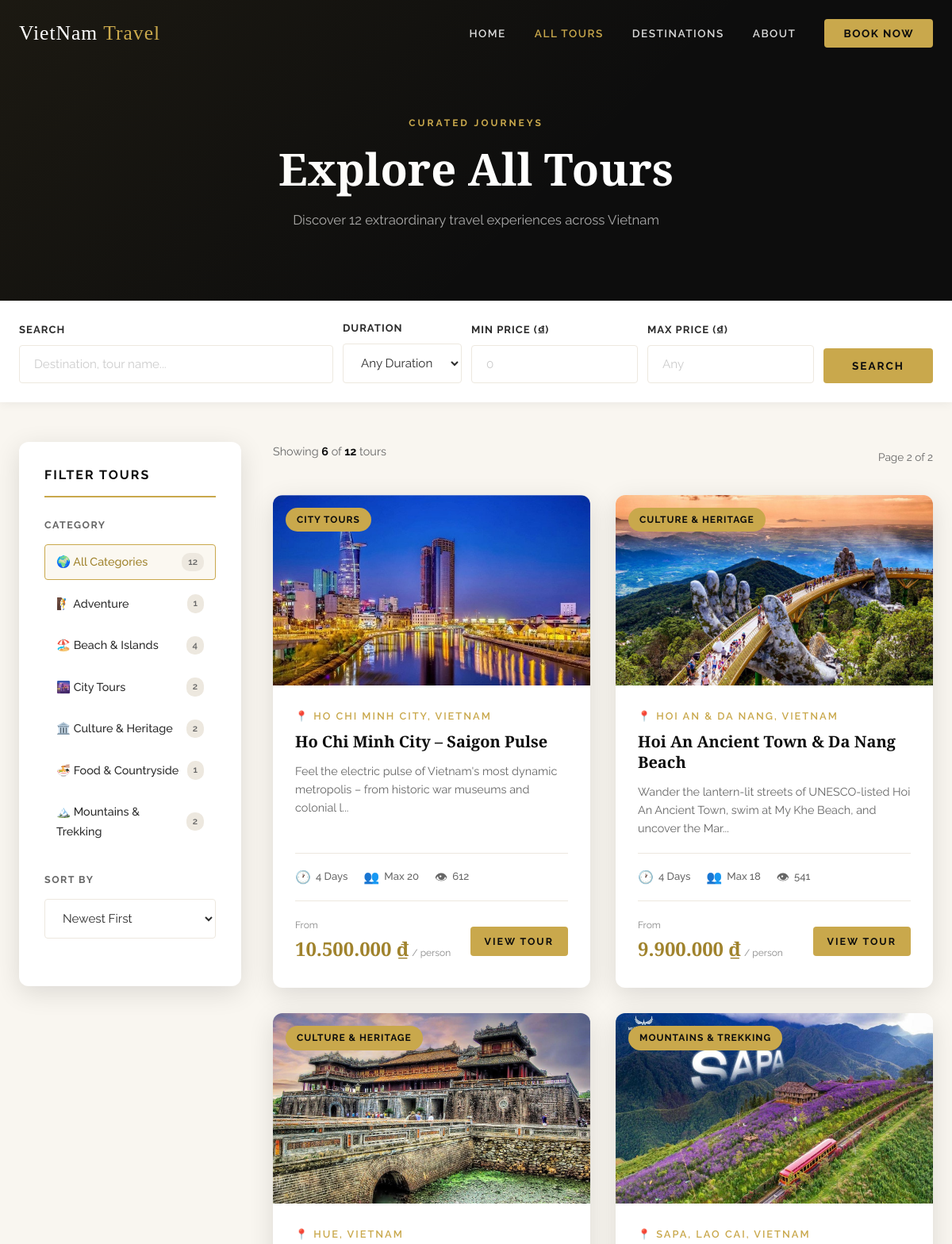
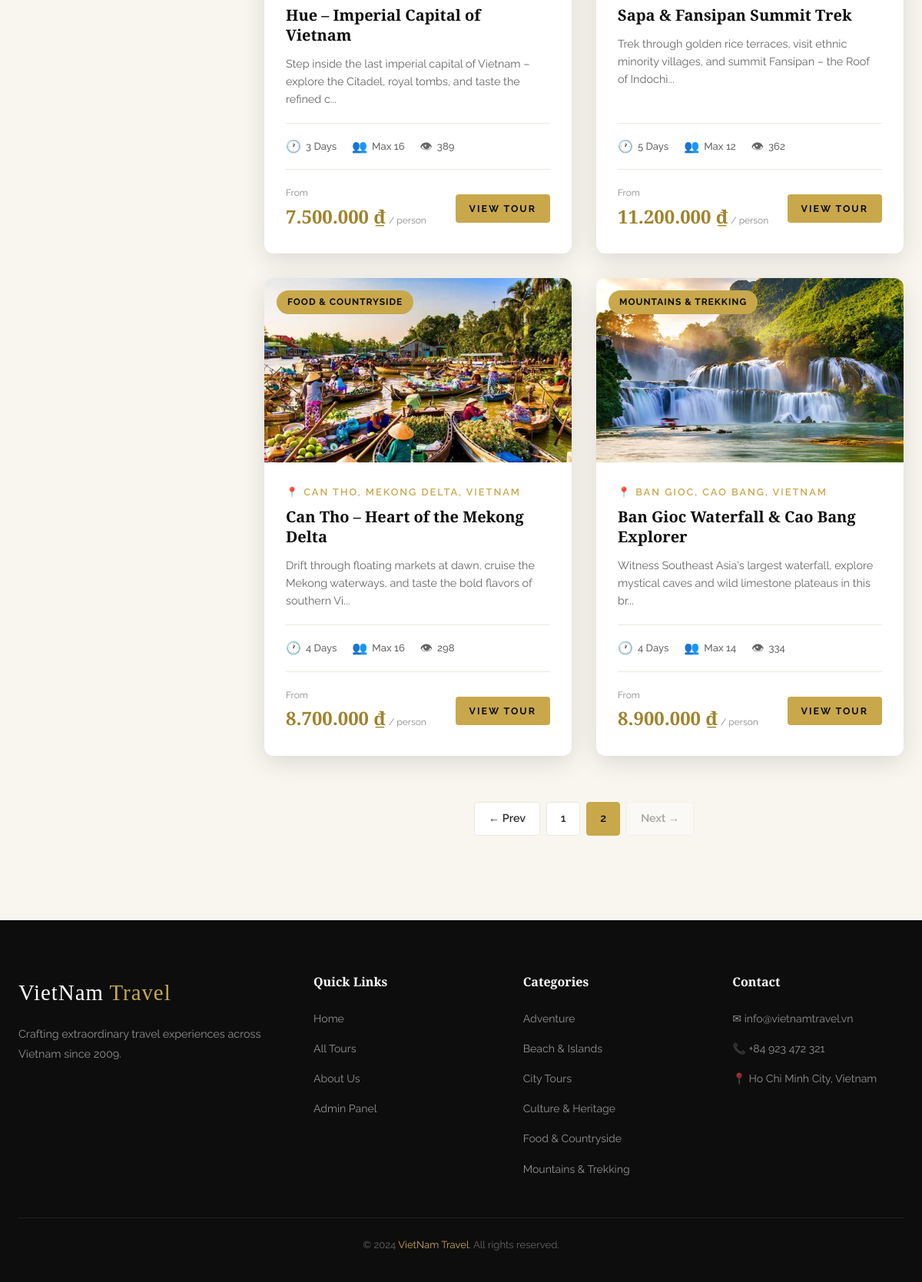
The app's page /tours.php?page=2 with its own data (2 pictures, top to bottom).
### tables this page shows
CREATE TABLE IF NOT EXISTS categories (
    id          INT AUTO_INCREMENT PRIMARY KEY,
    name        VARCHAR(100) NOT NULL UNIQUE,
    slug        VARCHAR(100) NOT NULL UNIQUE,
    description TEXT,
    icon        VARCHAR(10) DEFAULT '✈️',
    created_at  TIMESTAMP DEFAULT CURRENT_TIMESTAMP
);

CREATE TABLE IF NOT EXISTS tours (
    id           INT AUTO_INCREMENT PRIMARY KEY,
    title        VARCHAR(255) NOT NULL,
    slug         VARCHAR(255) NOT NULL UNIQUE,
    description  TEXT NOT NULL,
    content      TEXT,
    price        BIGINT NOT NULL DEFAULT 0,
    duration     INT NOT NULL DEFAULT 1,
    max_people   INT NOT NULL DEFAULT 10,
    destination  VARCHAR(255) NOT NULL,
    category_id  INT NOT NULL,
    image_url    VARCHAR(255),
    status       ENUM('active','inactive') DEFAULT 'active',
    views        INT DEFAULT 0,
    created_at   TIMESTAMP DEFAULT CURRENT_TIMESTAMP,
    updated_at   TIMESTAMP DEFAULT CURRENT_TIMESTAMP ON UPDATE CURRENT_TIMESTAMP,
    FOREIGN KEY (category_id) REFERENCES categories(id) ON DELETE CASCADE
);

### tours.php (the view, shortened to what this page needs)
<?php
include 'includes/db-connect.php';
$search    = isset($_GET['search'])    ? trim($_GET['search'])    : '';
$cat_id    = isset($_GET['category'])  ? (int)$_GET['category']   : 0;
$sort      = isset($_GET['sort'])      ? trim($_GET['sort'])       : 'newest';
$min_price = isset($_GET['min_price']) ? (int)$_GET['min_price']   : 0;
$max_price = isset($_GET['max_price']) ? (int)$_GET['max_price']   : 0;
$per_page     = 6;
$current_page = max(1, isset($_GET['page']) ? (int)$_GET['page'] : 1);
$where = "WHERE t.status = 'active'";
$order = "t.created_at DESC";
$total_row   = mysqli_fetch_assoc(mysqli_query($conn, "SELECT COUNT(*) as total FROM tours t JOIN categories c ON t.category_id = c.id $where"));
$total       = $total_row['total'];
$total_pages = max(1, ceil($total / $per_page));
$offset      = ($current_page - 1) * $per_page;
$result      = mysqli_query($conn, "SELECT t.*, c.name as cat_name FROM tours t JOIN categories c ON t.category_id = c.id $where ORDER BY $order LIMIT $per_page OFFSET $offset");
$cat_result  = mysqli_query($conn, "SELECT id, name, icon FROM categories ORDER BY name");
function buildQuery($extra = []) { $base = $_GET; unset($base['page']); return http_build_query(array_merge($base, $extra)); }
?>
<!DOCTYPE html>
<html lang="en">
<head>
    <link rel="stylesheet" href="css/style.css">
</head>
<body>
<?php include 'includes/navbar.php'; ?>
<div class="page-hero">
    <div class="container">
        <span class="section-label">Curated Journeys</span>
        <h1>Explore All Tours</h1>
        <p>Discover <?php echo $total; ?> extraordinary travel experiences across Vietnam</p>
    </div>
</div>
<div style="background:var(--white);padding:24px 0;box-shadow:0 2px 12px rgba(0,0,0,0.06);">
    <div class="container">
        <form method="GET" action="tours.php" style="display:flex;gap:12px;flex-wrap:wrap;align-items:flex-end;">
            <div class="form-group" style="margin:0;flex:1;min-width:200px;">
                <label>Search</label>
                <input type="text" name="search" class="form-control" placeholder="Destination, tour name..." value="<?php echo htmlspecialchars($search); ?>">
            </div>
            <div class="form-group" style="margin:0;min-width:150px;">
                <label>Duration</label>
                <select name="duration" class="form-control">
                    <option value="">Any Duration</option>
                </select>
            </div>
            <div class="form-group" style="margin:0;min-width:130px;">
                <label>Min Price (₫)</label>
                <input type="number" name="min_price" class="form-control" placeholder="0" value="<?php echo $min_price ?: ''; ?>">
            </div>
            <div class="form-group" style="margin:0;min-width:130px;">
                <label>Max Price (₫)</label>
                <input type="number" name="max_price" class="form-control" placeholder="Any" value="<?php echo $max_price ?: ''; ?>">
            </div>
            <button type="submit" class="btn btn-gold">Search</button>
        </form>
    </div>
</div>
<section class="section" style="padding-top:50px;">
    <div class="container">
        <div class="tours-layout">
            <aside class="filter-sidebar">
                <h3>Filter Tours</h3>
                <div class="filter-section">
                    <div class="filter-section-title">Category</div>
                    <ul class="category-filter-list">
                        <li>
                            <a href="tours.php?<?php echo buildQuery(['category'=>'']); ?>" class="<?php echo !$cat_id?'active':''; ?>">
                                🌍 All Categories <span class="cat-count-badge"><?php echo $total; ?></span>
                            </a>
                        </li>
                        <?php
                        mysqli_data_seek($cat_result, 0);
                        while ($cat = mysqli_fetch_assoc($cat_result)):
                            $cn = mysqli_fetch_assoc(mysqli_query($conn, "SELECT COUNT(*) as n FROM tours WHERE category_id={$cat['id']} AND status='active'"));
                        ?>
                        <li>
                            <a href="tours.php?<?php echo buildQuery(['category'=>$cat['id']]); ?>" class="<?php echo $cat_id==$cat['id']?'active':''; ?>">
                                <?php echo $cat['icon']; ?> <?php echo htmlspecialchars($cat['name']); ?>
                                <span class="cat-count-badge"><?php echo $cn['n']; ?></span>
                            </a>
                        </li>
                        <?php endwhile; ?>
                    </ul>
                </div>
                <div class="filter-section">
                    <div class="filter-section-title">Sort By</div>
                    <form method="GET" id="sortForm">
                        <select name="sort" class="form-control" onchange="document.getElementById('sortForm').submit()">
                            <option value="newest"     <?php echo $sort==='newest'    ?'selected':''; ?>>Newest First</option>
                        </select>
                    </form>
                </div>
            </aside>
            <div>
                <div class="results-header">
                    <p class="results-count">
                        Showing <strong><?php echo min($per_page, max(0,$total-$offset)); ?></strong> of <strong><?php echo $total; ?></strong> tours
                    </p>
                    <span style="font-size:0.85rem;color:var(--text-light);">Page <?php echo $current_page; ?> of <?php echo $total_pages; ?></span>
                </div>
                <?php if ($total > 0): ?>
                <div class="tours-grid">
                    <?php while ($tour = mysqli_fetch_assoc($result)): ?>
                    <div class="tour-card">
                        <div class="tour-card-image">
                            <img src="<?php echo htmlspecialchars($tour['image_url']); ?>" alt="<?php echo htmlspecialchars($tour['title']); ?>" loading="lazy">
                            <span class="tour-card-badge"><?php echo htmlspecialchars($tour['cat_name']); ?></span>
                        </div>
                        <div class="tour-card-body">
                            <div class="tour-card-destination">📍 <?php echo htmlspecialchars($tour['destination']); ?></div>
                            <h3 class="tour-card-title"><?php echo htmlspecialchars($tour['title']); ?></h3>
                            <p class="tour-card-excerpt"><?php echo substr(htmlspecialchars($tour['description']), 0, 110) . '...'; ?></p>
                            <div class="tour-card-meta">
                                <div class="tour-meta-item"><span class="icon">🕐</span><?php echo $tour['duration']; ?> Days</div>
                                <div class="tour-meta-item"><span class="icon">👥</span>Max <?php echo $tour['max_people']; ?></div>
                                <div class="tour-meta-item"><span class="icon">👁</span><?php echo number_format($tour['views']); ?></div>
                            </div>
                            <div class="tour-card-footer">
                                <div class="tour-price">
                                    <span class="from">From</span>
                                    <span class="amount"><?php echo number_format($tour['price'], 0, ',', '.'); ?> ₫</span>
                                    <span class="per">/ person</span>
                                </div>
                                <a href="tour-detail.php?id=<?php echo $tour['id']; ?>" class="btn btn-gold btn-sm">View Tour</a>
                            </div>
                        </div>
                    </div>
                    <?php endwhile; ?>
                </div>
                <?php if ($total_pages > 1): ?>
                <div class="pagination">
                    <?php if ($current_page > 1): ?><a href="?<?php echo buildQuery(['page'=>$current_page-1]); ?>" class="page-link wide">← Prev</a><?php else: ?><span class="page-link wide disabled">← Prev</span><?php endif; ?>
                    <?php for ($i=1;$i<=$total_pages;$i++): ?>
                    <?php if ($i==$current_page): ?><span class="page-link active"><?php echo $i; ?></span><?php else: ?><a href="?<?php echo buildQuery(['page'=>$i]); ?>" class="page-link"><?php echo $i; ?></a><?php endif; ?>
                    <?php endfor; ?>
                    <?php if ($current_page < $total_pages): ?><a href="?<?php echo buildQuery(['page'=>$current_page+1]); ?>" class="page-link wide">Next →</a><?php else: ?><span class="page-link wide disabled">Next →</span><?php endif; ?>
                </div>
                <?php endif; ?>
                <?php endif; ?>
            </div>
        </div>
    </div>
</section>
<?php include 'includes/footer.php'; ?>
</body>
</html>

### includes/footer.php (shortened to what this page needs)
<?php
$footer_cats = mysqli_query($conn, "SELECT name, slug FROM categories ORDER BY name LIMIT 6");
?>
<footer class="footer">
    <div class="container">
        <div class="footer-grid">
            <div class="footer-brand">
                <a href="index.php" class="nav-logo">VietNam <span>Travel</span></a>
                <p>Crafting extraordinary travel experiences across Vietnam since 2009.</p>
            </div>
            <div>
                <h4 class="footer-heading">Quick Links</h4>
                <ul class="footer-links">
                    <li><a href="index.php">Home</a></li>
                    <li><a href="tours.php">All Tours</a></li>
                    <li><a href="index.php#why-us">About Us</a></li>
                    <li><a href="admin-tours.php">Admin Panel</a></li>
                </ul>
            </div>
            <div>
                <h4 class="footer-heading">Categories</h4>
                <ul class="footer-links">
                    <?php while ($fc = mysqli_fetch_assoc($footer_cats)): ?>
                    <li><a href="category.php?slug=<?php echo $fc['slug']; ?>"><?php echo htmlspecialchars($fc['name']); ?></a></li>
                    <?php endwhile; ?>
                </ul>
            </div>
            <div>
                <h4 class="footer-heading">Contact</h4>
                <ul class="footer-links">
                    <li><a href="#">✉ info@vietnamtravel.vn</a></li>
                    <li><a href="#">📞 +84 923 472 321</a></li>
                    <li><a href="#">📍 Ho Chi Minh City, Vietnam</a></li>
                </ul>
            </div>
        </div>
        <div class="footer-bottom">
            <p>&copy; 2024 <span>VietNam Travel</span>. All rights reserved.</p>
        </div>
    </div>
</footer>

### tours.php (style rules this page uses)
.tours-layout { display:grid; grid-template-columns:280px 1fr; gap:40px; align-items:start; }
.filter-sidebar { background:var(--white); border-radius:var(--radius-lg); padding:32px; box-shadow:var(--shadow); position:sticky; top:100px; }
.filter-sidebar h3 { font-size:1rem; letter-spacing:2px; text-transform:uppercase; font-family:var(--font-body); font-weight:700; color:var(--dark); margin-bottom:24px; padding-bottom:16px; border-bottom:2px solid var(--gold); }
.filter-section { margin-bottom:28px; }
.filter-section-title { font-size:0.78rem; letter-spacing:1.5px; text-transform:uppercase; font-weight:700; color:var(--text-light); margin-bottom:14px; }
.category-filter-list { list-style:none; }
.category-filter-list li { margin-bottom:8px; }
.category-filter-list a { display:flex; align-items:center; gap:10px; padding:9px 14px; border-radius:var(--radius); color:var(--text); font-size:0.9rem; font-weight:500; transition:var(--transition); border:1px solid transparent; }
.category-filter-list a:hover, .category-filter-list a.active { background:rgba(201,168,76,0.08); border-color:var(--gold); color:var(--gold-dark); }
.cat-count-badge { margin-left:auto; background:var(--light-2); color:var(--text-light); font-size:0.72rem; padding:2px 8px; border-radius:10px; font-weight:600; }
.results-header { display:flex; align-items:center; justify-content:space-between; margin-bottom:28px; flex-wrap:wrap; gap:12px; }
.results-count { font-size:0.9rem; color:var(--text-light); }
.results-count strong { color:var(--dark); }

### records on screen
categories: icon "🧗", name "Adventure", n "1"
categories: icon "🏖️", name "Beach & Islands", n "4"
categories: icon "🌆", name "City Tours", n "2"
categories: icon "🏛️", name "Culture & Heritage", n "2"
categories: icon "🍜", name "Food & Countryside", n "1"
categories: icon "🏔️", name "Mountains & Trekking", n "2"
tours: image_url (picture), category.name "CITY TOURS", destination "HO CHI MINH CITY, VIETNAM", title "Ho Chi Minh City – Saigon Pulse", description "Feel the electric pulse of Vietnam's most dynamic metropolis – from historic war museums and colonial l", duration "4", max_people "20", views "612", price "10.500.000"
tours: image_url (picture), category.name "CULTURE & HERITAGE", destination "HOI AN & DA NANG, VIETNAM", title "Hoi An Ancient Town & Da Nang Beach", description "Wander the lantern-lit streets of UNESCO-listed Hoi An Ancient Town, swim at My Khe Beach, and uncover the Mar", duration "4", max_people "18", views "541", price "9.900.000"
tours: image_url (picture), category.name "CULTURE & HERITAGE", destination "HUE, VIETNAM", title "Hue – Imperial Capital of Vietnam", description "Step inside the last imperial capital of Vietnam – explore the Citadel, royal tombs, and taste the refined c", duration "3", max_people "16", views "389", price "7.500.000"
tours: image_url (picture), category.name "MOUNTAINS & TREKKING", destination "SAPA, LAO CAI, VIETNAM", title "Sapa & Fansipan Summit Trek", description "Trek through golden rice terraces, visit ethnic minority villages, and summit Fansipan – the Roof of Indochi", duration "5", max_people "12", views "362", price "11.200.000"
tours: image_url (picture), category.name "FOOD & COUNTRYSIDE", destination "CAN THO, MEKONG DELTA, VIETNAM", title "Can Tho – Heart of the Mekong Delta", description "Drift through floating markets at dawn, cruise the Mekong waterways, and taste the bold flavors of southern Vi", duration "4", max_people "16", views "298", price "8.700.000"
tours: image_url (picture), category.name "MOUNTAINS & TREKKING", destination "BAN GIOC, CAO BANG, VIETNAM", title "Ban Gioc Waterfall & Cao Bang Explorer", description "Witness Southeast Asia's largest waterfall, explore mystical caves and wild limestone plateaus in this br", duration "4", max_people "14", views "334", price "8.900.000"

### other values on screen
$total "12"
min($per_page, max(0,$total-$offset)) "6"
$current_page "2"
$total_pages "2"
